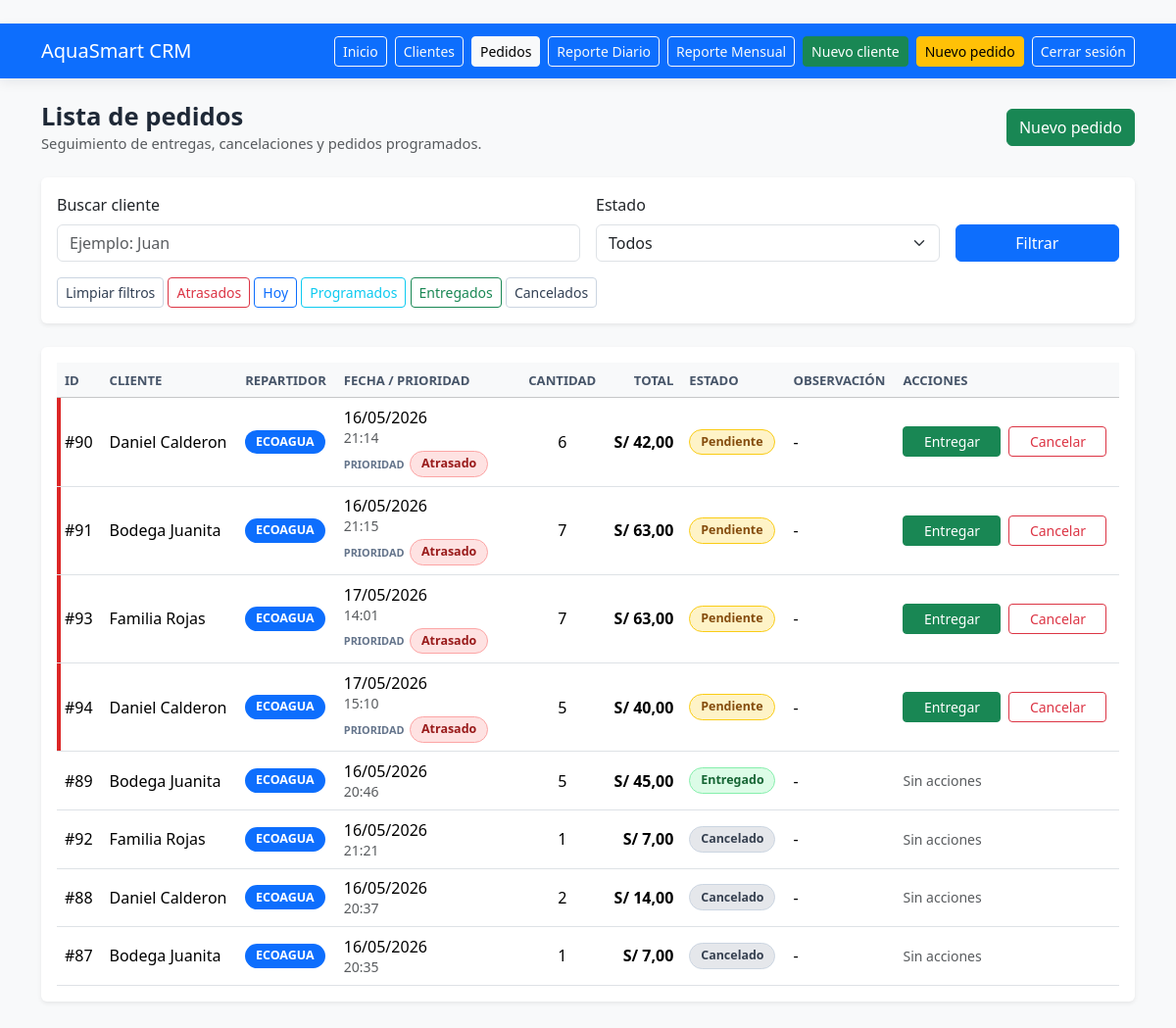
Screenshot of /pedidos/ (signed in) with the database file from the repository.
### core/models.py (models this page shows, shortened)
class Pedido(models.Model):
    PENDIENTE = 'PENDIENTE'
    ENTREGADO = 'ENTREGADO'
    CANCELADO = 'CANCELADO'
    ESTADOS_PEDIDO = [
        (PENDIENTE, 'Pendiente'),
        (ENTREGADO, 'Entregado'),
        (CANCELADO, 'Cancelado'),
    ]
    cliente = models.ForeignKey(
        Cliente,
        on_delete=models.CASCADE
    )
    repartidor = models.ForeignKey(
        settings.AUTH_USER_MODEL,
        null=True,
        blank=True,
        on_delete=models.SET_NULL
    )
    fecha_pedido = models.DateTimeField(auto_now_add=True)
    fecha_programada = models.DateField(
    null=True,
    blank=True
    )
    fecha_entrega = models.DateTimeField(
        null=True,
        blank=True
    )
    fecha_cancelacion = models.DateTimeField(
        null=True,
        blank=True
    )
    cantidad_bidones = models.IntegerField()
    precio_unitario = models.DecimalField(
        max_digits=6,
        decimal_places=2
    )
    total = models.DecimalField(
        max_digits=8,
        decimal_places=2
    )
    estado = models.CharField(
        max_length=20,
        choices=ESTADOS_PEDIDO,
        default=PENDIENTE
    )
    observacion = models.TextField(
        blank=True,
        null=True
    )

class Cliente(models.Model):
    ESTADOS = [
        ('ACTIVO', 'Activo'),
        ('RIESGO', 'En riesgo'),
        ('ABANDONADO', 'Abandonado'),
        ('SIN_HISTORIAL', 'Sin historial'),
    ]
    nombre = models.CharField(max_length=100)
    telefono = models.CharField(max_length=20)
    direccion = models.CharField(max_length=255)
    referencia = models.CharField(max_length=255, blank=True, null=True)
    latitud = models.FloatField(blank=True, null=True)
    longitud = models.FloatField(blank=True, null=True)
    estado = models.CharField(
        max_length=20,
        choices=ESTADOS,
        default='SIN_HISTORIAL'
    )
    fecha_registro = models.DateTimeField(auto_now_add=True)
    activo = models.BooleanField(default=True)

### core/views.py (the view, shortened to what this page needs)
@login_required
@secretaria_required
def lista_pedidos(request):
    hoy = timezone.localdate()
    manana = hoy + timedelta(days=1)
    pedidos = Pedido.objects.select_related(
        'cliente',
        'repartidor'
    ).annotate(
        prioridad_operativa=Case(
            When(
                estado=Pedido.PENDIENTE,
                fecha_programada__lt=hoy,
                then=Value(1)
            ),
            When(
                estado=Pedido.PENDIENTE,
                fecha_programada=hoy,
                then=Value(2)
            ),
            When(
                estado=Pedido.PENDIENTE,
                fecha_programada__isnull=True,
                then=Value(2)
            ),
            When(
                estado=Pedido.PENDIENTE,
                fecha_programada=manana,
                then=Value(3)
            ),
            When(
                estado=Pedido.PENDIENTE,
                fecha_programada__gt=manana,
                then=Value(4)
            ),
            When(
                estado=Pedido.ENTREGADO,
                then=Value(5)
            ),
            When(
                estado=Pedido.CANCELADO,
                then=Value(6)
            ),
            default=Value(7),
            output_field=IntegerField()
        ),
        fecha_programada_orden=Case(
            When(
                estado=Pedido.PENDIENTE,
                then=F('fecha_programada')
            ),
            output_field=DateField()
        ),
        fecha_pedido_pendiente_orden=Case(
            When(
                estado=Pedido.PENDIENTE,
                then=F('fecha_pedido')
            ),
            output_field=DateTimeField()
        ),
        fecha_pedido_cerrado_orden=Case(
            When(
                estado__in=[
                    Pedido.ENTREGADO,
                    Pedido.CANCELADO,
                ],
                then=F('fecha_pedido')
            ),
            output_field=DateTimeField()
        )
    )
    busqueda = request.GET.get('busqueda', '').strip()
    estado = request.GET.get('estado', '').strip()
    filtro = request.GET.get('filtro', '').strip()
    if busqueda:
        pedidos = pedidos.filter(
            cliente__nombre__icontains=busqueda
        )
    filtros_validos = [
        'hoy',
        'atrasados',
        'programados',
        'entregados',
        'cancelados',
    ]
    pedidos = pedidos.order_by(
        'prioridad_operativa',
        F('fecha_programada_orden').asc(nulls_last=True),
        F('fecha_pedido_pendiente_orden').asc(nulls_last=True),
        F('fecha_pedido_cerrado_orden').desc(nulls_last=True),
        '-id'
    )
    page_obj, pagination_query = paginar_queryset(
        request,
        pedidos,
        PEDIDOS_POR_PAGINA
    )
    for pedido in page_obj:
        preparar_pedido_lista(pedido)
    context = {
        'pedidos': page_obj,
        'page_obj': page_obj,
        'pagination_query': pagination_query,
        'busqueda': busqueda,
        'estado_actual': estado,
        'filtro_actual': filtro,
    }
    return render(request, 'core/pedidos.html', context)

### templates/core/pedidos.html (shortened to what this page needs)
{% extends 'base.html' %}
{% block content %}
<div class="page-heading d-flex justify-content-between align-items-center flex-wrap gap-3">
    <div>
        <h2>Lista de pedidos</h2>
        <small class="text-muted">
            Seguimiento de entregas, cancelaciones y pedidos programados.
        </small>
    </div>
    <a href="/registrar-pedido/" class="btn btn-success">
        Nuevo pedido
    </a>
</div>
<div class="card shadow-sm mb-4">
    <div class="card-body">
        <form method="GET" class="row g-3">
            <div class="col-md-6">
                <label class="form-label">Buscar cliente</label>
                <input
                    type="text"
                    name="busqueda"
                    class="form-control"
                    placeholder="Ejemplo: Juan"
                    value="{{ busqueda }}"
                >
            </div>
            <div class="col-md-4">
                <label class="form-label">Estado</label>
                <select name="estado" class="form-select">
                    <option value="">Todos</option>
                </select>
            </div>
            <div class="col-md-2 d-flex align-items-end">
                <button type="submit" class="btn btn-primary w-100">
                    Filtrar
                </button>
            </div>
        </form>
        <div class="mt-3">
            <a href="/pedidos/" class="btn btn-outline-secondary btn-sm">
                Limpiar filtros
            </a>
            <a
                href="/pedidos/?filtro=atrasados"
                class="btn btn-sm {% if filtro_actual == 'atrasados' %}btn-danger{% else %}btn-outline-danger{% endif %}"
            >
                Atrasados
            </a>
            <a
                href="/pedidos/?filtro=hoy"
                class="btn btn-sm {% if filtro_actual == 'hoy' %}btn-primary{% else %}btn-outline-primary{% endif %}"
            >
                Hoy
            </a>
            <a
                href="/pedidos/?filtro=programados"
                class="btn btn-sm {% if filtro_actual == 'programados' %}btn-info text-white{% else %}btn-outline-info{% endif %}"
            >
                Programados
            </a>
            <a
                href="/pedidos/?filtro=entregados"
                class="btn btn-sm {% if filtro_actual == 'entregados' %}btn-success{% else %}btn-outline-success{% endif %}"
            >
                Entregados
            </a>
            <a
                href="/pedidos/?filtro=cancelados"
                class="btn btn-sm {% if filtro_actual == 'cancelados' %}btn-secondary{% else %}btn-outline-secondary{% endif %}"
            >
                Cancelados
            </a>
        </div>
    </div>
</div>
<div class="card shadow-sm">
    <div class="card-body">
        <div class="table-responsive">
            <table class="table table-hover align-middle mb-0 orders-table">
                <thead class="table-light">
                    <tr>
                        <th>ID</th>
                        <th>Cliente</th>
                        <th>Repartidor</th>
                        <th>Fecha / prioridad</th>
                        <th class="text-center">Cantidad</th>
                        <th class="text-end">Total</th>
                        <th>Estado</th>
                        <th>Observación</th>
                        <th>Acciones</th>
                    </tr>
                </thead>
                <tbody>
                    {% for pedido in pedidos %}
                        <tr class="{{ pedido.fila_prioridad_clase }}">
                            <td>#{{ pedido.id }}</td>
                            <td>
                                {{ pedido.cliente.nombre }}
                            </td>
                            <td>
                                {% if pedido.repartidor %}
                                    <span class="badge bg-primary">
                                        {% if pedido.repartidor.get_full_name %}
                                            {{ pedido.repartidor.get_full_name }}
                                        {% else %}
                                            {{ pedido.repartidor.username }}
                                        {% endif %}
                                    </span>
                                {% else %}
                                    <span class="badge-estado badge-muted">
                                        Sin asignar
                                    </span>
                                {% endif %}
                            </td>
                            <td class="order-date-cell">
                                <div>{{ pedido.fecha_pedido|date:"d/m/Y" }}</div>
                                <small class="text-muted">
                                    {{ pedido.fecha_pedido|date:"H:i" }}
                                </small>
                                {% if pedido.programacion_texto %}
                                    <div class="temporal-priority mt-1">
                                        <span class="temporal-label">Prioridad</span>
                                        <span class="badge-estado {{ pedido.programacion_clase }}">
                                            {{ pedido.programacion_texto }}
                                        </span>
                                    </div>
                                {% endif %}
                            </td>
                            <td class="text-center">
                                {{ pedido.cantidad_bidones }}
                            </td>
                            <td class="text-end money-cell">
                                S/ {{ pedido.total|floatformat:2 }}
                            </td>
                            <td>
                                {% if pedido.estado == 'ENTREGADO' %}
                                    <span class="badge-estado badge-entregado">
                                        Entregado
                                    </span>
                                {% elif pedido.estado == 'PENDIENTE' %}
                                    <span class="badge-estado badge-pendiente">
                                        Pendiente
                                    </span>
                                {% elif pedido.estado == 'CANCELADO' %}
                                    <span class="badge-estado badge-cancelado">
                                        Cancelado
                                    </span>
                                {% else %}
                                    <span class="badge-estado badge-muted">
                                        {{ pedido.estado }}
                                    </span>
                                {% endif %}
                            </td>
                            <td>
                                {{ pedido.observacion|default:"-" }}
                            </td>
                            <td>
                                {% if pedido.estado == 'PENDIENTE' %}
                                    <div class="action-group table-action-group d-flex gap-2 flex-nowrap">
                                        <form
                                            method="POST"
                                            action="{% url 'cambiar_estado_pedido' pedido.id 'ENTREGADO' %}"
                                        >
                                            <button
                                                type="submit"
                                                class="btn btn-sm btn-success"
                                            >
                                                Entregar
                                            </button>
                                        </form>
                                        <form
                                            method="POST"
                                            action="{% url 'cambiar_estado_pedido' pedido.id 'CANCELADO' %}"
                                        >
                                            <button
                                                type="submit"
                                                class="btn btn-sm btn-outline-danger"
                                                onclick="return confirm('¿Seguro que deseas cancelar este pedido?')"
                                            >
                                                Cancelar
                                            </button>
                                        </form>
                                    </div>
                                {% else %}
                                    <span class="text-muted small">Sin acciones</span>
                                {% endif %}
                            </td>
                        </tr>
                    {% empty %}
                        <tr>
                            <td colspan="9" class="text-center text-muted">
                                No se encontraron pedidos.
                            </td>
                        </tr>
                    {% endfor %}
                </tbody>
            </table>
        </div>
    </div>
</div>
{% endblock %}

### rows the page displays
Pedido: id "90", cliente.nombre "Daniel Calderon", repartidor.username "ECOAGUA", fecha_pedido "16/05/2026", fecha_pedido "21:14", programacion_texto "Atrasado", cantidad_bidones "6", total "42,00", estado "Pendiente", observacion "-"
Pedido: id "91", cliente.nombre "Bodega Juanita", repartidor.username "ECOAGUA", fecha_pedido "16/05/2026", fecha_pedido "21:15", programacion_texto "Atrasado", cantidad_bidones "7", total "63,00", estado "Pendiente", observacion "-"
Pedido: id "93", cliente.nombre "Familia Rojas", repartidor.username "ECOAGUA", fecha_pedido "17/05/2026", fecha_pedido "14:01", programacion_texto "Atrasado", cantidad_bidones "7", total "63,00", estado "Pendiente", observacion "-"
Pedido: id "94", cliente.nombre "Daniel Calderon", repartidor.username "ECOAGUA", fecha_pedido "17/05/2026", fecha_pedido "15:10", programacion_texto "Atrasado", cantidad_bidones "5", total "40,00", estado "Pendiente", observacion "-"
Pedido: id "89", cliente.nombre "Bodega Juanita", repartidor.username "ECOAGUA", fecha_pedido "16/05/2026", fecha_pedido "20:46", cantidad_bidones "5", total "45,00", estado "Entregado", observacion "-"
Pedido: id "92", cliente.nombre "Familia Rojas", repartidor.username "ECOAGUA", fecha_pedido "16/05/2026", fecha_pedido "21:21", cantidad_bidones "1", total "7,00", estado "Cancelado", observacion "-"
Pedido: id "88", cliente.nombre "Daniel Calderon", repartidor.username "ECOAGUA", fecha_pedido "16/05/2026", fecha_pedido "20:37", cantidad_bidones "2", total "14,00", estado "Cancelado", observacion "-"
Pedido: id "87", cliente.nombre "Bodega Juanita", repartidor.username "ECOAGUA", fecha_pedido "16/05/2026", fecha_pedido "20:35", cantidad_bidones "1", total "7,00", estado "Cancelado", observacion "-"
